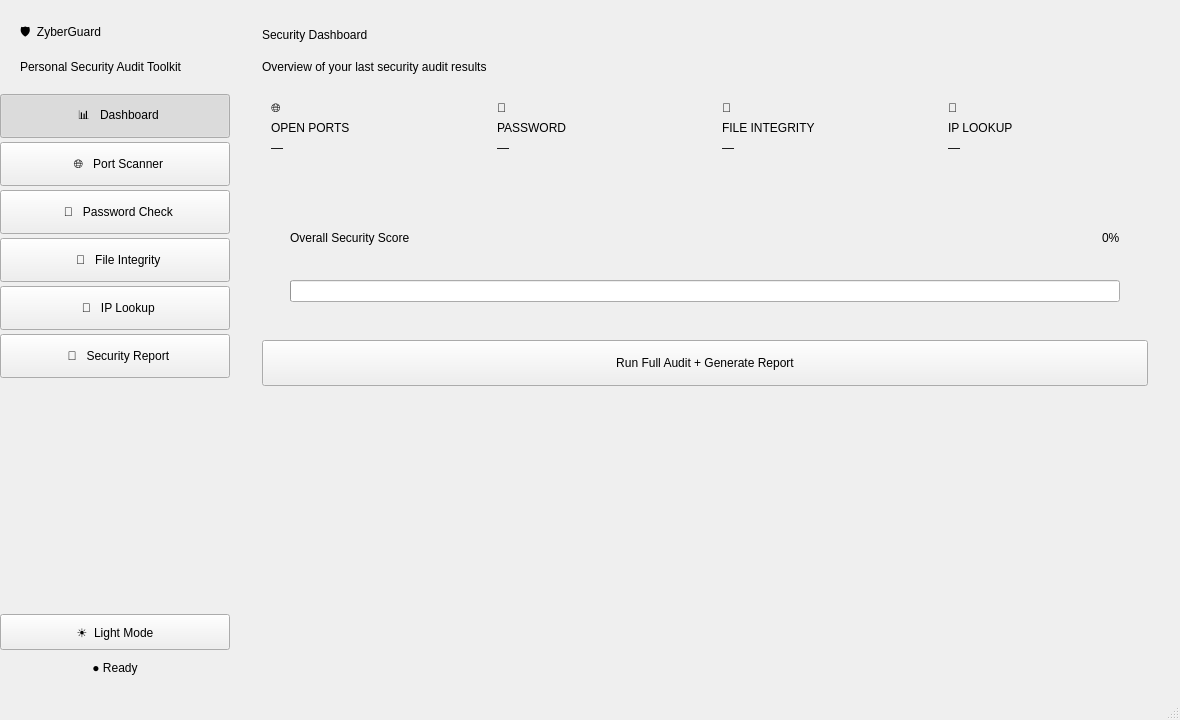
<?xml version="1.0" encoding="UTF-8"?>
<ui version="4.0">
 <class>MainWindow</class>
 <widget class="QMainWindow" name="MainWindow">
  <property name="geometry">
   <rect>
    <x>0</x>
    <y>0</y>
    <width>1180</width>
    <height>720</height>
   </rect>
  </property>
  <property name="windowTitle">
   <string>ZyberGuard — Personal Security Audit Toolkit</string>
  </property>
  <property name="minimumSize">
   <size>
    <width>1000</width>
    <height>620</height>
   </size>
  </property>
  <widget class="QWidget" name="centralwidget">
   <layout class="QHBoxLayout" name="mainHorizontalLayout">
    <property name="spacing"><number>0</number></property>
    <property name="leftMargin"><number>0</number></property>
    <property name="topMargin"><number>0</number></property>
    <property name="rightMargin"><number>0</number></property>
    <property name="bottomMargin"><number>0</number></property>

    <!-- ==== SIDEBAR ==== -->
    <item>
     <widget class="QFrame" name="sidebarFrame">
      <property name="minimumSize">
       <size>
        <width>230</width>
        <height>0</height>
       </size>
      </property>
      <property name="maximumSize">
       <size>
        <width>230</width>
        <height>16777215</height>
       </size>
      </property>
      <layout class="QVBoxLayout" name="sidebarLayout">
       <property name="spacing"><number>4</number></property>
       <property name="leftMargin"><number>0</number></property>
       <property name="topMargin"><number>0</number></property>
       <property name="rightMargin"><number>0</number></property>
       <property name="bottomMargin"><number>16</number></property>

       <item>
        <widget class="QFrame" name="logoFrame">
         <property name="minimumSize">
          <size>
           <width>0</width>
           <height>90</height>
          </size>
         </property>
         <layout class="QVBoxLayout" name="logoLayout">
          <property name="leftMargin"><number>20</number></property>
          <property name="topMargin"><number>20</number></property>
          <property name="rightMargin"><number>20</number></property>
          <property name="bottomMargin"><number>10</number></property>
          <item>
           <widget class="QLabel" name="logoLabel">
            <property name="text">
             <string>🛡  ZyberGuard</string>
            </property>
           </widget>
          </item>
          <item>
           <widget class="QLabel" name="taglineLabel">
            <property name="text">
             <string>Personal Security Audit Toolkit</string>
            </property>
           </widget>
          </item>
         </layout>
        </widget>
       </item>

       <item>
        <widget class="QPushButton" name="btnNavDashboard">
         <property name="text">
          <string>  📊   Dashboard</string>
         </property>
         <property name="checkable">
          <bool>true</bool>
         </property>
         <property name="checked">
          <bool>true</bool>
         </property>
         <property name="minimumSize">
          <size>
           <width>0</width>
           <height>44</height>
          </size>
         </property>
         <property name="cursor">
          <cursorShape>PointingHandCursor</cursorShape>
         </property>
        </widget>
       </item>
       <item>
        <widget class="QPushButton" name="btnNavPortScan">
         <property name="text">
          <string>  🌐   Port Scanner</string>
         </property>
         <property name="checkable">
          <bool>true</bool>
         </property>
         <property name="minimumSize">
          <size>
           <width>0</width>
           <height>44</height>
          </size>
         </property>
         <property name="cursor">
          <cursorShape>PointingHandCursor</cursorShape>
         </property>
        </widget>
       </item>
       <item>
        <widget class="QPushButton" name="btnNavPassword">
         <property name="text">
          <string>  🔑   Password Check</string>
         </property>
         <property name="checkable">
          <bool>true</bool>
         </property>
         <property name="minimumSize">
          <size>
           <width>0</width>
           <height>44</height>
          </size>
         </property>
         <property name="cursor">
          <cursorShape>PointingHandCursor</cursorShape>
         </property>
        </widget>
       </item>
       <item>
        <widget class="QPushButton" name="btnNavFileIntegrity">
         <property name="text">
          <string>  📁   File Integrity</string>
         </property>
         <property name="checkable">
          <bool>true</bool>
         </property>
         <property name="minimumSize">
          <size>
           <width>0</width>
           <height>44</height>
          </size>
         </property>
         <property name="cursor">
          <cursorShape>PointingHandCursor</cursorShape>
         </property>
        </widget>
       </item>
       <item>
        <widget class="QPushButton" name="btnNavIpLookup">
         <property name="text">
          <string>  📍   IP Lookup</string>
         </property>
         <property name="checkable">
          <bool>true</bool>
         </property>
         <property name="minimumSize">
          <size>
           <width>0</width>
           <height>44</height>
          </size>
         </property>
         <property name="cursor">
          <cursorShape>PointingHandCursor</cursorShape>
         </property>
        </widget>
       </item>
       <item>
        <widget class="QPushButton" name="btnNavReport">
         <property name="text">
          <string>  📝   Security Report</string>
         </property>
         <property name="checkable">
          <bool>true</bool>
         </property>
         <property name="minimumSize">
          <size>
           <width>0</width>
           <height>44</height>
          </size>
         </property>
         <property name="cursor">
          <cursorShape>PointingHandCursor</cursorShape>
         </property>
        </widget>
       </item>

       <item>
        <spacer name="sidebarSpacer">
         <property name="orientation">
          <enum>Qt::Vertical</enum>
         </property>
         <property name="sizeHint" stdset="0">
          <size>
           <width>20</width>
           <height>40</height>
          </size>
         </property>
        </spacer>
       </item>

       <item>
        <widget class="QPushButton" name="btnThemeToggle">
         <property name="text">
          <string>☀  Light Mode</string>
         </property>
         <property name="minimumSize">
          <size>
           <width>0</width>
           <height>36</height>
          </size>
         </property>
         <property name="cursor">
          <cursorShape>PointingHandCursor</cursorShape>
         </property>
        </widget>
       </item>

       <item>
        <widget class="QLabel" name="sidebarStatusLabel">
         <property name="text">
          <string>● Ready</string>
         </property>
         <property name="alignment">
          <set>Qt::AlignCenter</set>
         </property>
         <property name="minimumSize">
          <size>
           <width>0</width>
           <height>28</height>
          </size>
         </property>
        </widget>
       </item>
      </layout>
     </widget>
    </item>

    <!-- ==== STACKED PAGES ==== -->
    <item>
     <widget class="QStackedWidget" name="stackedWidget">

      <!-- ==== PAGE 0: DASHBOARD ==== -->
      <widget class="QWidget" name="pageDashboard">
       <layout class="QVBoxLayout" name="dashboardOuterLayout">
        <property name="leftMargin"><number>32</number></property>
        <property name="topMargin"><number>28</number></property>
        <property name="rightMargin"><number>32</number></property>
        <property name="bottomMargin"><number>28</number></property>
        <property name="spacing"><number>18</number></property>
        <item>
         <widget class="QLabel" name="dashTitleLabel">
          <property name="text">
           <string>Security Dashboard</string>
          </property>
         </widget>
        </item>
        <item>
         <widget class="QLabel" name="dashSubtitleLabel">
          <property name="text">
           <string>Overview of your last security audit results</string>
          </property>
         </widget>
        </item>

        <item>
         <layout class="QHBoxLayout" name="dashCardsLayout">
          <property name="spacing"><number>16</number></property>

          <item>
           <widget class="QFrame" name="cardPorts">
            <layout class="QVBoxLayout" name="cardPortsLayout">
             <item><widget class="QLabel" name="lblCardPortsIcon"><property name="text"><string>🌐</string></property></widget></item>
             <item><widget class="QLabel" name="lblCardPortsTitle"><property name="text"><string>OPEN PORTS</string></property></widget></item>
             <item><widget class="QLabel" name="lblCardPortsValue"><property name="text"><string>—</string></property></widget></item>
            </layout>
           </widget>
          </item>

          <item>
           <widget class="QFrame" name="cardPassword">
            <layout class="QVBoxLayout" name="cardPasswordLayout">
             <item><widget class="QLabel" name="lblCardPasswordIcon"><property name="text"><string>🔑</string></property></widget></item>
             <item><widget class="QLabel" name="lblCardPasswordTitle"><property name="text"><string>PASSWORD</string></property></widget></item>
             <item><widget class="QLabel" name="lblCardPasswordValue"><property name="text"><string>—</string></property></widget></item>
            </layout>
           </widget>
          </item>

          <item>
           <widget class="QFrame" name="cardFile">
            <layout class="QVBoxLayout" name="cardFileLayout">
             <item><widget class="QLabel" name="lblCardFileIcon"><property name="text"><string>📁</string></property></widget></item>
             <item><widget class="QLabel" name="lblCardFileTitle"><property name="text"><string>FILE INTEGRITY</string></property></widget></item>
             <item><widget class="QLabel" name="lblCardFileValue"><property name="text"><string>—</string></property></widget></item>
            </layout>
           </widget>
          </item>

          <item>
           <widget class="QFrame" name="cardIp">
            <layout class="QVBoxLayout" name="cardIpLayout">
             <item><widget class="QLabel" name="lblCardIpIcon"><property name="text"><string>📍</string></property></widget></item>
             <item><widget class="QLabel" name="lblCardIpTitle"><property name="text"><string>IP LOOKUP</string></property></widget></item>
             <item><widget class="QLabel" name="lblCardIpValue"><property name="text"><string>—</string></property></widget></item>
            </layout>
           </widget>
          </item>

         </layout>
        </item>

        <item>
         <widget class="QFrame" name="scoreFrame">
          <property name="minimumSize">
           <size>
            <width>0</width>
            <height>140</height>
           </size>
          </property>
          <layout class="QVBoxLayout" name="scoreCardLayout">
           <property name="leftMargin"><number>28</number></property>
           <property name="topMargin"><number>20</number></property>
           <property name="rightMargin"><number>28</number></property>
           <property name="bottomMargin"><number>20</number></property>
           <item>
            <layout class="QHBoxLayout" name="scoreHeaderLayout">
             <item>
              <widget class="QLabel" name="scoreTitleLabel">
               <property name="text">
                <string>Overall Security Score</string>
               </property>
              </widget>
             </item>
             <item>
              <spacer name="scoreHeaderSpacer">
               <property name="orientation"><enum>Qt::Horizontal</enum></property>
               <property name="sizeHint" stdset="0"><size><width>40</width><height>20</height></size></property>
              </spacer>
             </item>
             <item>
              <widget class="QLabel" name="lblSecurityScoreValue">
               <property name="text">
                <string>0%</string>
               </property>
              </widget>
             </item>
            </layout>
           </item>
           <item>
            <widget class="QProgressBar" name="pbSecurityScore">
             <property name="minimum"><number>0</number></property>
             <property name="maximum"><number>100</number></property>
             <property name="value"><number>0</number></property>
             <property name="textVisible"><bool>false</bool></property>
             <property name="minimumSize"><size><width>0</width><height>14</height></size></property>
            </widget>
           </item>
          </layout>
         </widget>
        </item>

        <item>
         <widget class="QPushButton" name="btnDashGenerateReport">
          <property name="text">
           <string>Run Full Audit + Generate Report</string>
          </property>
          <property name="minimumSize">
           <size><width>0</width><height>46</height></size>
          </property>
          <property name="cursor">
           <cursorShape>PointingHandCursor</cursorShape>
          </property>
         </widget>
        </item>

        <item>
         <spacer name="dashBottomSpacer">
          <property name="orientation"><enum>Qt::Vertical</enum></property>
          <property name="sizeHint" stdset="0"><size><width>20</width><height>40</height></size></property>
         </spacer>
        </item>
       </layout>
      </widget>

      <!-- ==== PAGE 1: PORT SCANNER ==== -->
      <widget class="QWidget" name="pagePortScan">
       <layout class="QVBoxLayout" name="portScanOuterLayout">
        <property name="leftMargin"><number>32</number></property>
        <property name="topMargin"><number>28</number></property>
        <property name="rightMargin"><number>32</number></property>
        <property name="bottomMargin"><number>28</number></property>
        <property name="spacing"><number>14</number></property>
        <item>
         <widget class="QLabel" name="psTitleLabel">
          <property name="text"><string>Network Port Scanner</string></property>
         </widget>
        </item>
        <item>
         <widget class="QLabel" name="psSubtitleLabel">
          <property name="text"><string>Scan a target host for open ports and flag risky services</string></property>
         </widget>
        </item>

        <item>
         <widget class="QFrame" name="psControlsFrame">
          <layout class="QHBoxLayout" name="psControlsLayout">
           <property name="leftMargin"><number>18</number></property>
           <property name="topMargin"><number>14</number></property>
           <property name="rightMargin"><number>18</number></property>
           <property name="bottomMargin"><number>14</number></property>
           <property name="spacing"><number>10</number></property>
           <item>
            <widget class="QLabel" name="psTargetLabel">
             <property name="text"><string>Target IP:</string></property>
            </widget>
           </item>
           <item>
            <widget class="QLineEdit" name="leTargetIp">
             <property name="placeholderText"><string>127.0.0.1</string></property>
             <property name="text"><string>127.0.0.1</string></property>
             <property name="minimumSize"><size><width>150</width><height>34</height></size></property>
            </widget>
           </item>
           <item>
            <widget class="QLabel" name="psFromLabel">
             <property name="text"><string>From:</string></property>
            </widget>
           </item>
           <item>
            <widget class="QSpinBox" name="sbPortStart">
             <property name="minimum"><number>1</number></property>
             <property name="maximum"><number>65535</number></property>
             <property name="value"><number>1</number></property>
             <property name="minimumSize"><size><width>80</width><height>34</height></size></property>
            </widget>
           </item>
           <item>
            <widget class="QLabel" name="psToLabel">
             <property name="text"><string>To:</string></property>
            </widget>
           </item>
           <item>
            <widget class="QSpinBox" name="sbPortEnd">
             <property name="minimum"><number>1</number></property>
             <property name="maximum"><number>65535</number></property>
             <property name="value"><number>1024</number></property>
             <property name="minimumSize"><size><width>80</width><height>34</height></size></property>
            </widget>
           </item>
           <item>
            <spacer name="psControlsSpacer">
             <property name="orientation"><enum>Qt::Horizontal</enum></property>
             <property name="sizeHint" stdset="0"><size><width>40</width><height>20</height></size></property>
            </spacer>
           </item>
           <item>
            <widget class="QPushButton" name="btnScanStart">
             <property name="text"><string>▶  Start Scan</string></property>
             <property name="minimumSize"><size><width>130</width><height>36</height></size></property>
             <property name="cursor"><cursorShape>PointingHandCursor</cursorShape></property>
            </widget>
           </item>
          </layout>
         </widget>
        </item>

        <item>
         <widget class="QProgressBar" name="pbScanProgress">
          <property name="minimum"><number>0</number></property>
          <property name="maximum"><number>100</number></property>
          <property name="value"><number>0</number></property>
          <property name="minimumSize"><size><width>0</width><height>10</height></size></property>
          <property name="textVisible"><bool>false</bool></property>
         </widget>
        </item>

        <item>
         <widget class="QTableWidget" name="tblScanResults">
          <column><property name="text"><string>Port</string></property></column>
          <column><property name="text"><string>Service</string></property></column>
          <column><property name="text"><string>Status</string></property></column>
          <property name="editTriggers"><set>QAbstractItemView::NoEditTriggers</set></property>
          <property name="selectionBehavior"><enum>QAbstractItemView::SelectRows</enum></property>
          <property name="alternatingRowColors"><bool>true</bool></property>
         </widget>
        </item>

        <item>
         <widget class="QLabel" name="lblScanSummary">
          <property name="text"><string>No scan performed yet.</string></property>
         </widget>
        </item>
       </layout>
      </widget>

      <!-- ==== PAGE 2: PASSWORD CHECKER ==== -->
      <widget class="QWidget" name="pagePassword">
       <layout class="QVBoxLayout" name="pwOuterLayout">
        <property name="leftMargin"><number>32</number></property>
        <property name="topMargin"><number>28</number></property>
        <property name="rightMargin"><number>32</number></property>
        <property name="bottomMargin"><number>28</number></property>
        <property name="spacing"><number>14</number></property>
        <item>
         <widget class="QLabel" name="pwTitleLabel">
          <property name="text"><string>Password Strength Checker</string></property>
         </widget>
        </item>
        <item>
         <widget class="QLabel" name="pwSubtitleLabel">
          <property name="text"><string>Check password strength and view its SHA-256 hash</string></property>
         </widget>
        </item>

        <item>
         <layout class="QHBoxLayout" name="pwInputLayout">
          <property name="spacing"><number>10</number></property>
          <item>
           <widget class="QLineEdit" name="lePassword">
            <property name="echoMode"><enum>QLineEdit::Password</enum></property>
            <property name="placeholderText"><string>Type a password to analyze...</string></property>
            <property name="minimumSize"><size><width>0</width><height>40</height></size></property>
           </widget>
          </item>
          <item>
           <widget class="QPushButton" name="btnTogglePassword">
            <property name="text"><string>👁</string></property>
            <property name="checkable"><bool>true</bool></property>
            <property name="minimumSize"><size><width>40</width><height>40</height></size></property>
            <property name="cursor"><cursorShape>PointingHandCursor</cursorShape></property>
           </widget>
          </item>
          <item>
           <widget class="QPushButton" name="btnCheckPassword">
            <property name="text"><string>Analyze</string></property>
            <property name="minimumSize"><size><width>120</width><height>40</height></size></property>
            <property name="cursor"><cursorShape>PointingHandCursor</cursorShape></property>
           </widget>
          </item>
         </layout>
        </item>

        <item>
         <widget class="QFrame" name="pwResultFrame">
          <layout class="QVBoxLayout" name="pwResultLayout">
           <property name="leftMargin"><number>18</number></property>
           <property name="topMargin"><number>16</number></property>
           <property name="rightMargin"><number>18</number></property>
           <property name="bottomMargin"><number>16</number></property>
           <property name="spacing"><number>10</number></property>
           <item>
            <layout class="QHBoxLayout" name="pwRatingLayout">
             <item>
              <widget class="QLabel" name="pwStrengthLabel">
               <property name="text"><string>Strength:</string></property>
              </widget>
             </item>
             <item>
              <widget class="QLabel" name="lblPasswordRating">
               <property name="text"><string>—</string></property>
              </widget>
             </item>
             <item>
              <spacer name="pwRatingSpacer">
               <property name="orientation"><enum>Qt::Horizontal</enum></property>
               <property name="sizeHint" stdset="0"><size><width>40</width><height>20</height></size></property>
              </spacer>
             </item>
            </layout>
           </item>
           <item>
            <widget class="QProgressBar" name="pbPasswordStrength">
             <property name="minimum"><number>0</number></property>
             <property name="maximum"><number>4</number></property>
             <property name="value"><number>0</number></property>
             <property name="textVisible"><bool>false</bool></property>
             <property name="minimumSize"><size><width>0</width><height>12</height></size></property>
            </widget>
           </item>
           <item>
            <widget class="QListWidget" name="listPasswordCriteria">
             <property name="minimumSize"><size><width>0</width><height>120</height></size></property>
             <property name="frameShape"><enum>QFrame::NoFrame</enum></property>
            </widget>
           </item>
           <item>
            <layout class="QHBoxLayout" name="pwHashLayout">
             <item>
              <widget class="QLabel" name="pwHashTagLabel">
               <property name="text"><string>SHA-256:</string></property>
              </widget>
             </item>
             <item>
              <widget class="QLineEdit" name="lePasswordHash">
               <property name="readOnly"><bool>true</bool></property>
               <property name="placeholderText"><string>—</string></property>
              </widget>
             </item>
            </layout>
           </item>
          </layout>
         </widget>
        </item>

        <item>
         <spacer name="pwBottomSpacer">
          <property name="orientation"><enum>Qt::Vertical</enum></property>
          <property name="sizeHint" stdset="0"><size><width>20</width><height>40</height></size></property>
         </spacer>
        </item>
       </layout>
      </widget>

      <!-- ==== PAGE 3: FILE INTEGRITY ==== -->
      <widget class="QWidget" name="pageFileIntegrity">
       <layout class="QVBoxLayout" name="fiOuterLayout">
        <property name="leftMargin"><number>32</number></property>
        <property name="topMargin"><number>28</number></property>
        <property name="rightMargin"><number>32</number></property>
        <property name="bottomMargin"><number>28</number></property>
        <property name="spacing"><number>14</number></property>
        <item>
         <widget class="QLabel" name="fiTitleLabel">
          <property name="text"><string>File Integrity Checker</string></property>
         </widget>
        </item>
        <item>
         <widget class="QLabel" name="fiSubtitleLabel">
          <property name="text"><string>Save a baseline hash for a file, then verify it later for tampering</string></property>
         </widget>
        </item>

        <item>
         <layout class="QHBoxLayout" name="fiInputLayout">
          <property name="spacing"><number>10</number></property>
          <item>
           <widget class="QLineEdit" name="leFilePath">
            <property name="readOnly"><bool>true</bool></property>
            <property name="placeholderText"><string>No file selected...</string></property>
            <property name="minimumSize"><size><width>0</width><height>40</height></size></property>
           </widget>
          </item>
          <item>
           <widget class="QPushButton" name="btnBrowseFile">
            <property name="text"><string>Browse…</string></property>
            <property name="minimumSize"><size><width>110</width><height>40</height></size></property>
            <property name="cursor"><cursorShape>PointingHandCursor</cursorShape></property>
           </widget>
          </item>
         </layout>
        </item>

        <item>
         <layout class="QHBoxLayout" name="fiButtonsLayout">
          <property name="spacing"><number>10</number></property>
          <item>
           <widget class="QPushButton" name="btnSaveHash">
            <property name="text"><string>💾  Save Baseline Hash</string></property>
            <property name="minimumSize"><size><width>0</width><height>42</height></size></property>
            <property name="cursor"><cursorShape>PointingHandCursor</cursorShape></property>
           </widget>
          </item>
          <item>
           <widget class="QPushButton" name="btnVerifyFile">
            <property name="text"><string>🔍  Verify File</string></property>
            <property name="minimumSize"><size><width>0</width><height>42</height></size></property>
            <property name="cursor"><cursorShape>PointingHandCursor</cursorShape></property>
           </widget>
          </item>
         </layout>
        </item>

        <item>
         <widget class="QLabel" name="lblFileStatus">
          <property name="text"><string>Select a file to begin.</string></property>
          <property name="alignment"><set>Qt::AlignCenter</set></property>
          <property name="minimumSize"><size><width>0</width><height>50</height></size></property>
         </widget>
        </item>

        <item>
         <widget class="QLabel" name="fiSavedLabel">
          <property name="text"><string>Saved Baseline Hashes</string></property>
         </widget>
        </item>
        <item>
         <widget class="QTableWidget" name="tblSavedHashes">
          <column><property name="text"><string>File Path</string></property></column>
          <column><property name="text"><string>SHA-256 Hash</string></property></column>
          <column><property name="text"><string>Saved On</string></property></column>
          <property name="editTriggers"><set>QAbstractItemView::NoEditTriggers</set></property>
          <property name="selectionBehavior"><enum>QAbstractItemView::SelectRows</enum></property>
          <property name="alternatingRowColors"><bool>true</bool></property>
         </widget>
        </item>
       </layout>
      </widget>

      <!-- ==== PAGE 4: IP LOOKUP ==== -->
      <widget class="QWidget" name="pageIpLookup">
       <layout class="QVBoxLayout" name="ipOuterLayout">
        <property name="leftMargin"><number>32</number></property>
        <property name="topMargin"><number>28</number></property>
        <property name="rightMargin"><number>32</number></property>
        <property name="bottomMargin"><number>28</number></property>
        <property name="spacing"><number>14</number></property>
        <item>
         <widget class="QLabel" name="ipTitleLabel">
          <property name="text"><string>IP Address Lookup</string></property>
         </widget>
        </item>
        <item>
         <widget class="QLabel" name="ipSubtitleLabel">
          <property name="text"><string>Investigate a suspicious IP address using geolocation data</string></property>
         </widget>
        </item>

        <item>
         <layout class="QHBoxLayout" name="ipInputLayout">
          <property name="spacing"><number>10</number></property>
          <item>
           <widget class="QLineEdit" name="leIpAddress">
            <property name="placeholderText"><string>e.g. 8.8.8.8</string></property>
            <property name="minimumSize"><size><width>0</width><height>40</height></size></property>
           </widget>
          </item>
          <item>
           <widget class="QPushButton" name="btnLookupIp">
            <property name="text"><string>🔎  Lookup</string></property>
            <property name="minimumSize"><size><width>120</width><height>40</height></size></property>
            <property name="cursor"><cursorShape>PointingHandCursor</cursorShape></property>
           </widget>
          </item>
         </layout>
        </item>

        <item>
         <widget class="QProgressBar" name="pbIpLoading">
          <property name="minimum"><number>0</number></property>
          <property name="maximum"><number>0</number></property>
          <property name="visible"><bool>false</bool></property>
          <property name="textVisible"><bool>false</bool></property>
          <property name="minimumSize"><size><width>0</width><height>8</height></size></property>
         </widget>
        </item>

        <item>
         <widget class="QFrame" name="ipResultFrame">
          <layout class="QFormLayout" name="ipResultLayout">
           <property name="leftMargin"><number>20</number></property>
           <property name="topMargin"><number>18</number></property>
           <property name="rightMargin"><number>20</number></property>
           <property name="bottomMargin"><number>18</number></property>
           <property name="horizontalSpacing"><number>14</number></property>
           <property name="verticalSpacing"><number>12</number></property>
           <item row="0" column="0"><widget class="QLabel" name="ipTagCountry"><property name="text"><string>Country</string></property></widget></item>
           <item row="0" column="1"><widget class="QLabel" name="lblIpCountry"><property name="text"><string>—</string></property></widget></item>
           <item row="1" column="0"><widget class="QLabel" name="ipTagCity"><property name="text"><string>City</string></property></widget></item>
           <item row="1" column="1"><widget class="QLabel" name="lblIpCity"><property name="text"><string>—</string></property></widget></item>
           <item row="2" column="0"><widget class="QLabel" name="ipTagRegion"><property name="text"><string>Region</string></property></widget></item>
           <item row="2" column="1"><widget class="QLabel" name="lblIpRegion"><property name="text"><string>—</string></property></widget></item>
           <item row="3" column="0"><widget class="QLabel" name="ipTagTimezone"><property name="text"><string>Timezone</string></property></widget></item>
           <item row="3" column="1"><widget class="QLabel" name="lblIpTimezone"><property name="text"><string>—</string></property></widget></item>
           <item row="4" column="0"><widget class="QLabel" name="ipTagIsp"><property name="text"><string>ISP</string></property></widget></item>
           <item row="4" column="1"><widget class="QLabel" name="lblIpIsp"><property name="text"><string>—</string></property></widget></item>
           <item row="5" column="0"><widget class="QLabel" name="ipTagCoords"><property name="text"><string>Coordinates</string></property></widget></item>
           <item row="5" column="1"><widget class="QLabel" name="lblIpCoords"><property name="text"><string>—</string></property></widget></item>
          </layout>
         </widget>
        </item>

        <item>
         <spacer name="ipBottomSpacer">
          <property name="orientation"><enum>Qt::Vertical</enum></property>
          <property name="sizeHint" stdset="0"><size><width>20</width><height>40</height></size></property>
         </spacer>
        </item>
       </layout>
      </widget>

      <!-- ==== PAGE 5: REPORT ==== -->
      <widget class="QWidget" name="pageReport">
       <layout class="QVBoxLayout" name="reportOuterLayout">
        <property name="leftMargin"><number>32</number></property>
        <property name="topMargin"><number>28</number></property>
        <property name="rightMargin"><number>32</number></property>
        <property name="bottomMargin"><number>28</number></property>
        <property name="spacing"><number>14</number></property>
        <item>
         <widget class="QLabel" name="repTitleLabel">
          <property name="text"><string>Security Report</string></property>
         </widget>
        </item>
        <item>
         <widget class="QLabel" name="repSubtitleLabel">
          <property name="text"><string>Combined results from all completed modules</string></property>
         </widget>
        </item>

        <item>
         <widget class="QTextEdit" name="txtReportPreview">
          <property name="readOnly"><bool>true</bool></property>
          <property name="placeholderText"><string>Run checks from the other tabs, then click "Generate Report".</string></property>
         </widget>
        </item>

        <item>
         <layout class="QHBoxLayout" name="repButtonsLayout">
          <property name="spacing"><number>10</number></property>
          <item>
           <widget class="QPushButton" name="btnGenerateReport">
            <property name="text"><string>⟳  Generate Report</string></property>
            <property name="minimumSize"><size><width>0</width><height>42</height></size></property>
            <property name="cursor"><cursorShape>PointingHandCursor</cursorShape></property>
           </widget>
          </item>
          <item>
           <widget class="QPushButton" name="btnSaveReport">
            <property name="text"><string>💾  Save As…</string></property>
            <property name="minimumSize"><size><width>0</width><height>42</height></size></property>
            <property name="cursor"><cursorShape>PointingHandCursor</cursorShape></property>
           </widget>
          </item>
         </layout>
        </item>
       </layout>
      </widget>

     </widget>
    </item>
   </layout>
  </widget>
  <widget class="QStatusBar" name="statusbar"/>
 </widget>
 <resources/>
 <connections/>
</ui>
